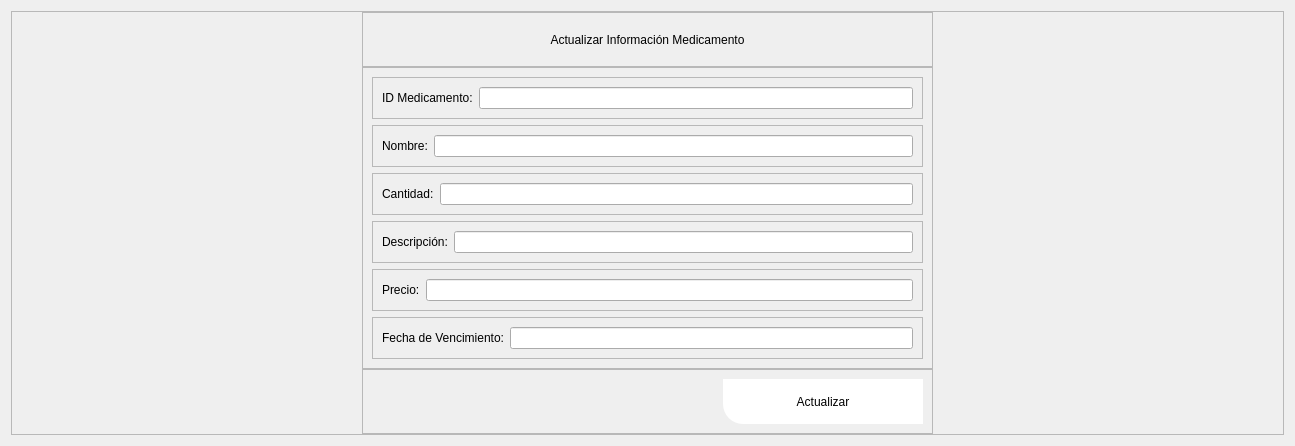
            <widget class="QWidget" name="page_actualizar_inventario">
             <layout class="QVBoxLayout" name="verticalLayout_66">
              <item>
               <widget class="QFrame" name="frame_121">
                <property name="frameShape">
                 <enum>QFrame::StyledPanel</enum>
                </property>
                <property name="frameShadow">
                 <enum>QFrame::Raised</enum>
                </property>
                <layout class="QVBoxLayout" name="verticalLayout_63">
                 <property name="spacing">
                  <number>0</number>
                 </property>
                 <property name="leftMargin">
                  <number>350</number>
                 </property>
                 <property name="topMargin">
                  <number>0</number>
                 </property>
                 <property name="rightMargin">
                  <number>350</number>
                 </property>
                 <property name="bottomMargin">
                  <number>0</number>
                 </property>
                 <item>
                  <widget class="QFrame" name="frame_122">
                   <property name="minimumSize">
                    <size>
                     <width>0</width>
                     <height>55</height>
                    </size>
                   </property>
                   <property name="maximumSize">
                    <size>
                     <width>16777215</width>
                     <height>55</height>
                    </size>
                   </property>
                   <property name="frameShape">
                    <enum>QFrame::StyledPanel</enum>
                   </property>
                   <property name="frameShadow">
                    <enum>QFrame::Raised</enum>
                   </property>
                   <layout class="QVBoxLayout" name="verticalLayout_64">
                    <item>
                     <widget class="QLabel" name="label_66">
                      <property name="maximumSize">
                       <size>
                        <width>16777215</width>
                        <height>55</height>
                       </size>
                      </property>
                      <property name="styleSheet">
                       <string notr="true">color: rgb(0,0,0);
font: 75 10pt &quot;Open Sans Semibold&quot;</string>
                      </property>
                      <property name="text">
                       <string>Actualizar Información Medicamento</string>
                      </property>
                      <property name="alignment">
                       <set>Qt::AlignCenter</set>
                      </property>
                     </widget>
                    </item>
                   </layout>
                  </widget>
                 </item>
                 <item>
                  <widget class="QFrame" name="frame_123">
                   <property name="frameShape">
                    <enum>QFrame::StyledPanel</enum>
                   </property>
                   <property name="frameShadow">
                    <enum>QFrame::Raised</enum>
                   </property>
                   <layout class="QVBoxLayout" name="verticalLayout_65">
                    <item>
                     <widget class="QFrame" name="frame_124">
                      <property name="frameShape">
                       <enum>QFrame::StyledPanel</enum>
                      </property>
                      <property name="frameShadow">
                       <enum>QFrame::Raised</enum>
                      </property>
                      <layout class="QHBoxLayout" name="horizontalLayout_81">
                       <item>
                        <widget class="QLabel" name="label_67">
                         <property name="styleSheet">
                          <string notr="true">color: rgb(0,0,0);
font: 75 10pt &quot;Open Sans Semibold&quot;</string>
                         </property>
                         <property name="text">
                          <string>ID Medicamento:</string>
                         </property>
                        </widget>
                       </item>
                       <item>
                        <widget class="QLineEdit" name="info_usuario_56"/>
                       </item>
                      </layout>
                     </widget>
                    </item>
                    <item>
                     <widget class="QFrame" name="frame_130">
                      <property name="frameShape">
                       <enum>QFrame::StyledPanel</enum>
                      </property>
                      <property name="frameShadow">
                       <enum>QFrame::Raised</enum>
                      </property>
                      <layout class="QHBoxLayout" name="horizontalLayout_95">
                       <item>
                        <widget class="QLabel" name="label_72">
                         <property name="styleSheet">
                          <string notr="true">color: rgb(0,0,0);
font: 75 10pt &quot;Open Sans Semibold&quot;</string>
                         </property>
                         <property name="text">
                          <string>Nombre:</string>
                         </property>
                        </widget>
                       </item>
                       <item>
                        <widget class="QLineEdit" name="info_usuario_61"/>
                       </item>
                      </layout>
                     </widget>
                    </item>
                    <item>
                     <widget class="QFrame" name="frame_125">
                      <property name="frameShape">
                       <enum>QFrame::StyledPanel</enum>
                      </property>
                      <property name="frameShadow">
                       <enum>QFrame::Raised</enum>
                      </property>
                      <layout class="QHBoxLayout" name="horizontalLayout_82">
                       <item>
                        <widget class="QLabel" name="label_68">
                         <property name="styleSheet">
                          <string notr="true">color: rgb(0,0,0);
font: 75 10pt &quot;Open Sans Semibold&quot;</string>
                         </property>
                         <property name="text">
                          <string>Cantidad:</string>
                         </property>
                        </widget>
                       </item>
                       <item>
                        <widget class="QLineEdit" name="info_usuario_57"/>
                       </item>
                      </layout>
                     </widget>
                    </item>
                    <item>
                     <widget class="QFrame" name="frame_126">
                      <property name="frameShape">
                       <enum>QFrame::StyledPanel</enum>
                      </property>
                      <property name="frameShadow">
                       <enum>QFrame::Raised</enum>
                      </property>
                      <layout class="QHBoxLayout" name="horizontalLayout_91">
                       <item>
                        <widget class="QLabel" name="label_69">
                         <property name="styleSheet">
                          <string notr="true">color: rgb(0,0,0);
font: 75 10pt &quot;Open Sans Semibold&quot;</string>
                         </property>
                         <property name="text">
                          <string>Descripción:</string>
                         </property>
                        </widget>
                       </item>
                       <item>
                        <widget class="QLineEdit" name="info_usuario_58"/>
                       </item>
                      </layout>
                     </widget>
                    </item>
                    <item>
                     <widget class="QFrame" name="frame_127">
                      <property name="frameShape">
                       <enum>QFrame::StyledPanel</enum>
                      </property>
                      <property name="frameShadow">
                       <enum>QFrame::Raised</enum>
                      </property>
                      <layout class="QHBoxLayout" name="horizontalLayout_92">
                       <item>
                        <widget class="QLabel" name="label_70">
                         <property name="styleSheet">
                          <string notr="true">color: rgb(0,0,0);
font: 75 10pt &quot;Open Sans Semibold&quot;</string>
                         </property>
                         <property name="text">
                          <string>Precio:</string>
                         </property>
                        </widget>
                       </item>
                       <item>
                        <widget class="QLineEdit" name="info_usuario_59"/>
                       </item>
                      </layout>
                     </widget>
                    </item>
                    <item>
                     <widget class="QFrame" name="frame_128">
                      <property name="frameShape">
                       <enum>QFrame::StyledPanel</enum>
                      </property>
                      <property name="frameShadow">
                       <enum>QFrame::Raised</enum>
                      </property>
                      <layout class="QHBoxLayout" name="horizontalLayout_93">
                       <item>
                        <widget class="QLabel" name="label_71">
                         <property name="styleSheet">
                          <string notr="true">color: rgb(0,0,0);
font: 75 10pt &quot;Open Sans Semibold&quot;</string>
                         </property>
                         <property name="text">
                          <string>Fecha de Vencimiento:</string>
                         </property>
                        </widget>
                       </item>
                       <item>
                        <widget class="QLineEdit" name="info_usuario_60"/>
                       </item>
                      </layout>
                     </widget>
                    </item>
                   </layout>
                  </widget>
                 </item>
                 <item>
                  <widget class="QFrame" name="frame_129">
                   <property name="maximumSize">
                    <size>
                     <width>16777215</width>
                     <height>100</height>
                    </size>
                   </property>
                   <property name="frameShape">
                    <enum>QFrame::StyledPanel</enum>
                   </property>
                   <property name="frameShadow">
                    <enum>QFrame::Raised</enum>
                   </property>
                   <layout class="QHBoxLayout" name="horizontalLayout_94">
                    <item>
                     <spacer name="horizontalSpacer_21">
                      <property name="orientation">
                       <enum>Qt::Horizontal</enum>
                      </property>
                      <property name="sizeHint" stdset="0">
                       <size>
                        <width>351</width>
                        <height>20</height>
                       </size>
                      </property>
                     </spacer>
                    </item>
                    <item>
                     <widget class="QPushButton" name="cargar_invetario_31">
                      <property name="minimumSize">
                       <size>
                        <width>200</width>
                        <height>45</height>
                       </size>
                      </property>
                      <property name="maximumSize">
                       <size>
                        <width>150</width>
                        <height>16777215</height>
                       </size>
                      </property>
                      <property name="styleSheet">
                       <string notr="true">QFrame{
background-color: rgb(51, 157, 255);
}

QPushButton{
color: rgb(0, 0, 0);
	background-color: rgb(255, 255, 255);
border-bottom-left-radius:20px;
font: 75 9pt &quot;Open Sans Semibold&quot;
}

QPushButton:hover{
color: rgb(255, 255, 255);
background-color: rgb(160, 207, 41);
border-bottom-left-radius:10px;
border-bottom-right-radius:10px;
border-top-left-radius:10px;
border-top-right-radius:10px;
font: 75 9pt  &quot;Open Sans Semibold&quot;
}</string>
                      </property>
                      <property name="text">
                       <string>Actualizar</string>
                      </property>
                      <property name="icon">
                       <iconset>
                        <normaloff>../../../Desktop/Centro Médico Tejutla/Iconos Farmacia/y (1).png</normaloff>../../../Desktop/Centro Médico Tejutla/Iconos Farmacia/y (1).png</iconset>
                      </property>
                      <property name="iconSize">
                       <size>
                        <width>55</width>
                        <height>50</height>
                       </size>
                      </property>
                     </widget>
                    </item>
                   </layout>
                  </widget>
                 </item>
                </layout>
               </widget>
              </item>
             </layout>
            </widget>
